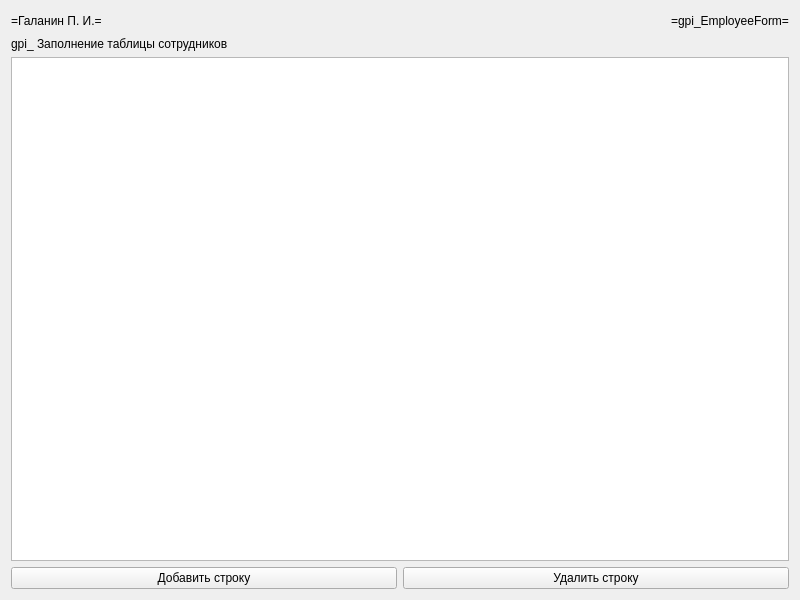
<?xml version="1.0" encoding="UTF-8"?>
<ui version="4.0">
 <class>gpi_EmployeeForm</class>
 <widget class="QWidget" name="gpi_EmployeeForm">
  <property name="geometry">
   <rect>
    <x>0</x>
    <y>0</y>
    <width>800</width>
    <height>600</height>
   </rect>
  </property>
  <property name="windowTitle">
   <string>Form</string>
  </property>
  <layout class="QGridLayout" name="gridLayout">
   <item row="0" column="1">
    <spacer name="gpi_horizontalSpacer">
     <property name="orientation">
      <enum>Qt::Horizontal</enum>
     </property>
     <property name="sizeHint" stdset="0">
      <size>
       <width>40</width>
       <height>20</height>
      </size>
     </property>
    </spacer>
   </item>
   <item row="0" column="0">
    <widget class="QLabel" name="gpi_label_author">
     <property name="text">
      <string>=Галанин П. И.=</string>
     </property>
    </widget>
   </item>
   <item row="2" column="0" colspan="3">
    <widget class="QTableView" name="gpi_tableView"/>
   </item>
   <item row="3" column="0" colspan="3">
    <layout class="QHBoxLayout" name="horizontalLayout">
     <item>
      <widget class="QPushButton" name="gpi_pushButton_add">
       <property name="text">
        <string>Добавить строку</string>
       </property>
      </widget>
     </item>
     <item>
      <widget class="QPushButton" name="gpi_pushButton_delete">
       <property name="text">
        <string>Удалить строку</string>
       </property>
      </widget>
     </item>
    </layout>
   </item>
   <item row="0" column="2">
    <widget class="QLabel" name="gpi_label_title">
     <property name="text">
      <string>=gpi_EmployeeForm=</string>
     </property>
    </widget>
   </item>
   <item row="1" column="0" colspan="3">
    <widget class="QLabel" name="label">
     <property name="text">
      <string>gpi_ Заполнение таблицы сотрудников</string>
     </property>
    </widget>
   </item>
  </layout>
 </widget>
 <resources/>
 <connections/>
</ui>
